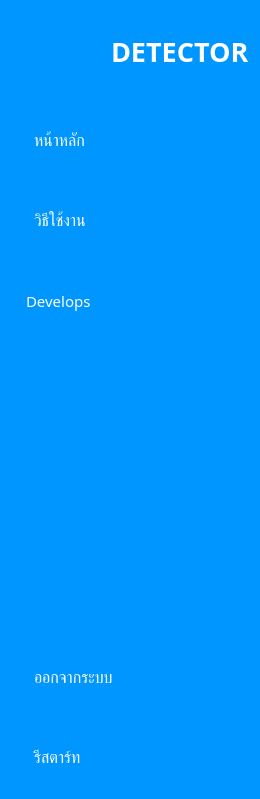
     <widget class="QWidget" name="show_sidebar" native="true">
      <property name="enabled">
       <bool>true</bool>
      </property>
      <property name="styleSheet">
       <string notr="true">QWidget {
	background-color: rgb(0, 150, 255);
	border-radius: 10px;
}

QPushButton {
	background-color: rgb(0, 150, 255);
	color: white;
	text-align: left;
	height: 30px;
	border: none;
	border-top-left-radius: 10px;
	border-bottom-left-radius: 10px;
	padding: 15px;
}

QPushButton:checked {
	background-color: #f5fafe;
	color: rgb(0, 150, 255);
	font-weight: bold;
}</string>
      </property>
      <layout class="QVBoxLayout" name="verticalLayout_41">
       <property name="spacing">
        <number>20</number>
       </property>
       <item>
        <layout class="QHBoxLayout" name="horizontalLayout_2">
         <property name="topMargin">
          <number>0</number>
         </property>
         <property name="rightMargin">
          <number>0</number>
         </property>
         <item>
          <widget class="QLabel" name="profile_img1">
           <property name="minimumSize">
            <size>
             <width>80</width>
             <height>80</height>
            </size>
           </property>
           <property name="maximumSize">
            <size>
             <width>80</width>
             <height>80</height>
            </size>
           </property>
           <property name="text">
            <string/>
           </property>
           <property name="pixmap">
            <pixmap resource="resource.qrc">:/assets/images/polipharm.png</pixmap>
           </property>
           <property name="scaledContents">
            <bool>true</bool>
           </property>
          </widget>
         </item>
         <item>
          <widget class="QLabel" name="label_3">
           <property name="font">
            <font>
             <family>Kanit</family>
             <pointsize>20</pointsize>
             <bold>true</bold>
            </font>
           </property>
           <property name="styleSheet">
            <string notr="true">color: rgb(255, 255, 255);</string>
           </property>
           <property name="text">
            <string>DETECTOR</string>
           </property>
          </widget>
         </item>
        </layout>
       </item>
       <item>
        <layout class="QVBoxLayout" name="verticalLayout_2">
         <property name="spacing">
          <number>20</number>
         </property>
         <property name="topMargin">
          <number>0</number>
         </property>
         <item>
          <widget class="QPushButton" name="home_1">
           <property name="font">
            <font>
             <family>Kanit</family>
             <pointsize>12</pointsize>
             <bold>false</bold>
            </font>
           </property>
           <property name="cursor">
            <cursorShape>PointingHandCursor</cursorShape>
           </property>
           <property name="text">
            <string>  หน้าหลัก</string>
           </property>
           <property name="icon">
            <iconset resource="resource.qrc">
             <normaloff>:/assets/icon/home.png</normaloff>:/assets/icon/home.png</iconset>
           </property>
           <property name="iconSize">
            <size>
             <width>40</width>
             <height>40</height>
            </size>
           </property>
           <property name="checkable">
            <bool>true</bool>
           </property>
           <property name="autoExclusive">
            <bool>true</bool>
           </property>
          </widget>
         </item>
         <item>
          <widget class="QPushButton" name="manual_1">
           <property name="font">
            <font>
             <family>Kanit</family>
             <pointsize>12</pointsize>
            </font>
           </property>
           <property name="cursor">
            <cursorShape>PointingHandCursor</cursorShape>
           </property>
           <property name="text">
            <string>  วิธีใช้งาน</string>
           </property>
           <property name="icon">
            <iconset resource="resource.qrc">
             <normaloff>:/assets/icon/manual_1.png</normaloff>:/assets/icon/manual_1.png</iconset>
           </property>
           <property name="iconSize">
            <size>
             <width>40</width>
             <height>40</height>
            </size>
           </property>
           <property name="checkable">
            <bool>true</bool>
           </property>
           <property name="autoExclusive">
            <bool>true</bool>
           </property>
          </widget>
         </item>
         <item>
          <widget class="QPushButton" name="develops_1">
           <property name="font">
            <font>
             <family>Kanit</family>
             <pointsize>11</pointsize>
            </font>
           </property>
           <property name="cursor">
            <cursorShape>PointingHandCursor</cursorShape>
           </property>
           <property name="text">
            <string>Develops </string>
           </property>
           <property name="icon">
            <iconset resource="resource.qrc">
             <normaloff>:/assets/icon/developer.png</normaloff>:/assets/icon/developer.png</iconset>
           </property>
           <property name="iconSize">
            <size>
             <width>50</width>
             <height>50</height>
            </size>
           </property>
           <property name="checkable">
            <bool>true</bool>
           </property>
           <property name="autoExclusive">
            <bool>true</bool>
           </property>
          </widget>
         </item>
        </layout>
       </item>
       <item>
        <spacer name="verticalSpacer_2">
         <property name="orientation">
          <enum>Qt::Orientation::Vertical</enum>
         </property>
         <property name="sizeHint" stdset="0">
          <size>
           <width>20</width>
           <height>297</height>
          </size>
         </property>
        </spacer>
       </item>
       <item>
        <layout class="QVBoxLayout" name="verticalLayout_4">
         <item>
          <widget class="QPushButton" name="signout_1">
           <property name="font">
            <font>
             <family>Kanit</family>
             <pointsize>12</pointsize>
             <strikeout>false</strikeout>
             <kerning>true</kerning>
            </font>
           </property>
           <property name="cursor">
            <cursorShape>PointingHandCursor</cursorShape>
           </property>
           <property name="text">
            <string>  ออกจากระบบ</string>
           </property>
           <property name="icon">
            <iconset resource="resource.qrc">
             <normaloff>:/assets/icon/logout.png</normaloff>:/assets/icon/logout.png</iconset>
           </property>
           <property name="iconSize">
            <size>
             <width>50</width>
             <height>50</height>
            </size>
           </property>
           <property name="shortcut">
            <string notr="true">Ctrl+S</string>
           </property>
          </widget>
         </item>
         <item>
          <widget class="QPushButton" name="restart_program_1">
           <property name="font">
            <font>
             <family>Kanit</family>
             <pointsize>12</pointsize>
             <strikeout>false</strikeout>
             <kerning>true</kerning>
            </font>
           </property>
           <property name="cursor">
            <cursorShape>PointingHandCursor</cursorShape>
           </property>
           <property name="text">
            <string>  รีสตาร์ท</string>
           </property>
           <property name="icon">
            <iconset resource="resource.qrc">
             <normaloff>:/assets/icon/restart.png</normaloff>:/assets/icon/restart.png</iconset>
           </property>
           <property name="iconSize">
            <size>
             <width>50</width>
             <height>50</height>
            </size>
           </property>
           <property name="shortcut">
            <string notr="true">Ctrl+S</string>
           </property>
          </widget>
         </item>
        </layout>
       </item>
      </layout>
     </widget>
